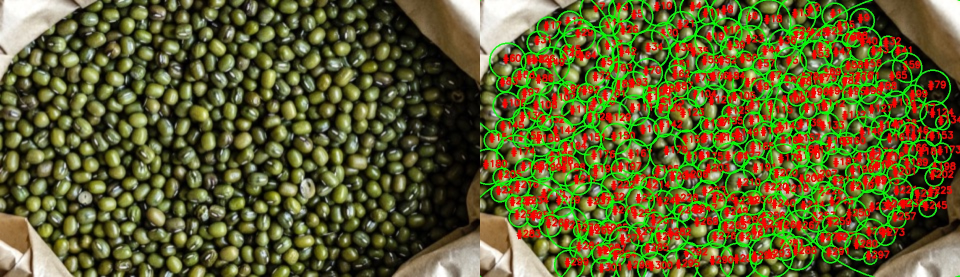
#> input picture task2/results/result1.jpg, 1920 x 554 px, given in place of count11.jpg, which was not available (shown at 1/2 size)
$ python main.py   (older library calls are emulated)
#> lines starting #> are read from the running program, lines starting #| are printed output that depends on the picture; after the words box and inside, x2 and y2 are one past the last pixel; in counts of white or black regions, pixels touching at a corner belong together; pictures that were not available may be replaced by others from this repository, and a replacement may not be noted
### task2/image_processor.py
import cv2
import numpy as np
import imutils
from task2.light_utils import reset_light
from skimage.feature import peak_local_max
from skimage.morphology import watershed
from scipy import ndimage


# [41 lines left out: functions check_rectangle, tilted_threshold, cv2clahe, not called in this run]


def crop_by_mask(img, mask2):
    img = img * mask2[:, :, np.newaxis]
    return img


def get_grab_mask(img, x1, y1, x2, y2):
    h, w = img.shape[:2]
    after = img.copy()
    mask = np.zeros((h, w), np.uint8)
    bgdModel = np.zeros((1, 65), np.float64)
    fgdModel = np.zeros((1, 65), np.float64)
    rect = (x1, y1, x2 - x1, y2 - y1)

    cv2.grabCut(after, mask, rect, bgdModel, fgdModel, 2, cv2.GC_INIT_WITH_RECT)
    mask2 = np.where((mask == 2) | (mask == 0), 0, 1).astype('uint8')

    return mask2


# [48 lines left out: functions get_mask, get_mask_2, get_mask_3, not called in this run]


def get_mask_4(img, threshold):
    if isinstance(threshold, list):
        img2 = tilted_threshold(img, threshold)
    else:
        img2 = cv2.threshold(img, threshold, 255, cv2.THRESH_BINARY)[1]

    return img2


def find_contours(img, thresh):
    # find contours in the thresholded image
    cnts = cv2.findContours(thresh.copy(), cv2.RETR_EXTERNAL, cv2.CHAIN_APPROX_SIMPLE)
    cnts = imutils.grab_contours(cnts)
    print("[INFO] {} unique contours found".format(len(cnts)))

    image = img.copy()

    # loop over the contours
    for (i, c) in enumerate(cnts):
        # draw the contour
        ((x, y), _) = cv2.minEnclosingCircle(c)
        cv2.putText(image, "#{}".format(i + 1), (int(x) - 10, int(y)),
                    cv2.FONT_HERSHEY_SIMPLEX, 0.6, (0, 0, 255), 1)
        cv2.drawContours(image, [c], -1, (0, 255, 0), 1)

    return len(cnts), image


# [22 lines left out: function analyse_connections, not called in this run]


def distance_transform(thresh):
    img2 = ndimage.distance_transform_edt(thresh)
    return img2


# [39 lines left out: functions subplot, draw_labels, not called in this run]


def preprocess(img, contrast, brightness):
    img = reset_light(img, contrast, brightness)
    img = cv2.cvtColor(img, cv2.COLOR_BGR2GRAY)
    return img


def open_img_1(path):
    img = cv2.imread(path)
    return img


# [154 lines left out: functions open_img_2, extraction_function_1, extraction_function_2, extraction_function_3, extraction_function_4, extraction_function_5 and 4 more, not called in this run]


def extraction_function_11(img):
    result = img.copy()
    h, w = img.shape[:2]
    x1, y1, x2, y2 = 10, 10, w - 10, h - 10

    # check_rectangle(img, x1, y1, x2, y2)
    grab_mask = get_grab_mask(img, x1, y1, x2, y2)
    img2 = crop_by_mask(img, grab_mask)
    #
    # img2 = cv2.fastNlMeansDenoising(img2, None, 31, 3, 10)
    img2 = preprocess(img2, 1, 0)
    mask = get_mask_4(img2, threshold=230)
    #
    kernel = np.ones((3, 3))
    # mask = cv2.fastNlMeansDenoising(mask, None, 3, 7, 16)
    mask = cv2.erode(mask, kernel, iterations=2)
    mask = cv2.dilate(mask, kernel, iterations=6)
    #
    cnts, img2 = find_contours(img, mask)

    return img2, cnts


extraction_functions = [extraction_function_1, extraction_function_2, extraction_function_3, extraction_function_4,
                        extraction_function_5, extraction_function_6, extraction_function_7, extraction_function_1,
                        extraction_function_9, extraction_function_10, extraction_function_11]

loading_functions = [open_img_1, open_img_2, open_img_1, open_img_1, open_img_1, open_img_1,
                     open_img_1, open_img_1, open_img_1, open_img_1, open_img_1]

### task2/light_utils.py
from __future__ import print_function
import numpy as np


def reset_light(image, alpha, beta):
    new_image = np.zeros(image.shape, image.dtype)

    # Do the operation new_image(i,j) = alpha*image(i,j) + beta
    # Instead of these 'for' loops we could have used simply:
    # new_image = cv.convertScaleAbs(image, alpha=alpha, beta=beta)
    # but we wanted to show you how to access the pixels :)

    for y in range(image.shape[0]):
        for x in range(image.shape[1]):
            for c in range(image.shape[2]):
                new_image[y, x, c] = np.clip(alpha * image[y, x, c] + beta, 0, 255)

    return new_image

### task2/main.py
from task2.image_processor import *


def save_result(images, i, cnts):
    if len(images[0].shape) == 2:
        images[0] = cv2.cvtColor(images[0], cv2.COLOR_GRAY2RGB)
    if len(images[1].shape) == 2:
        images[1] = cv2.cvtColor(images[1], cv2.COLOR_GRAY2RGB)

    h, w = images[1].shape[:2]
    images[0] = cv2.resize(images[0], (int(w), int(h)))

    result = np.concatenate(images, axis=1)
    cv2.imwrite("results/result{}.jpg".format(i), result)

    with open("results/result{}.txt".format(i), "w") as text_file:
        text_file.write("# of objects :{}".format(cnts))


def main():
    for i in [11]:
        path = "images/count{}.jpg".format(i)
        img1 = loading_functions[i - 1](path)
        img = img1.copy()
        result, cnts = extraction_functions[i - 1](img1)
        save_result([img, result], i, cnts)
#> this loop made 1 pass
#> cnts on pass 1: 0
#| [INFO] 0 unique contours found
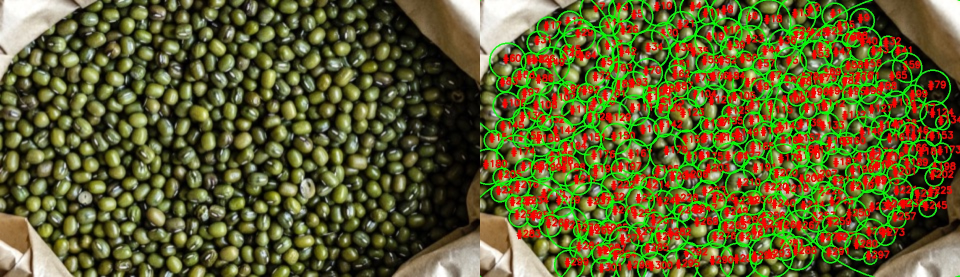
#> input picture task2/results/result1.jpg, 1920 x 554 px, given in place of count11.jpg, which was not available (shown at 1/2 size)
#> pass 1, in extraction_function_11, `grab_mask = get_grab_mask(img, x1, y1, x2, y2)`:
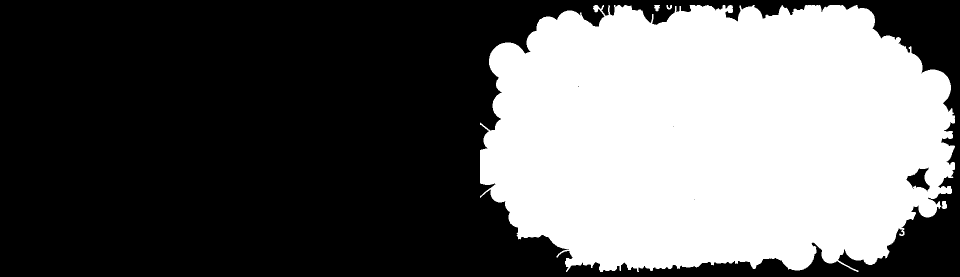
#> grab_mask: shape (554, 1920) (shown at 1/2 size); values 0 (black) and 1 (white), 39.8% white; 4 white regions, box (x1, y1, x2, y2) and area: (960, 10, 1910, 544) 423126, (1883, 402, 1894, 418) 138, (1308, 10, 1320, 23) 105, (1333, 10, 1344, 19) 65
#> pass 1, in crop_by_mask, `img = img * mask2[:, :, np.newaxis]`:
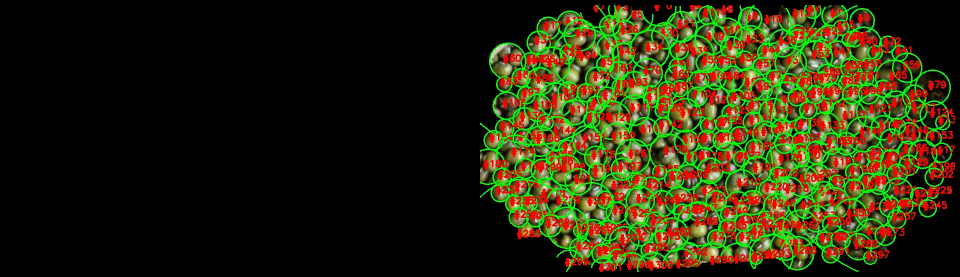
#> img: shape (554, 1920, 3) (shown at 1/2 size); mean of channels 0, 1, 2 12.4, 41.5, 42.7; drawn as B, G, R
#> pass 1, in preprocess, `img = cv2.cvtColor(img, cv2.COLOR_BGR2GRAY)`:
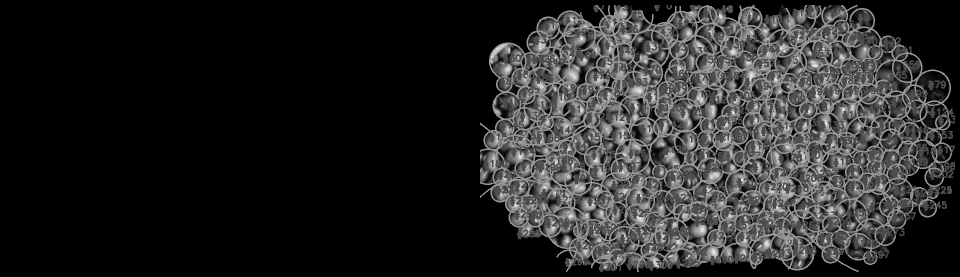
#> img: shape (554, 1920) (shown at 1/2 size); min 0, max 243, mean 38.5
#> pass 1, in get_mask_4, `img2 = cv2.threshold(img, threshold, 255, cv2.THRESH_BINARY)[1]`:
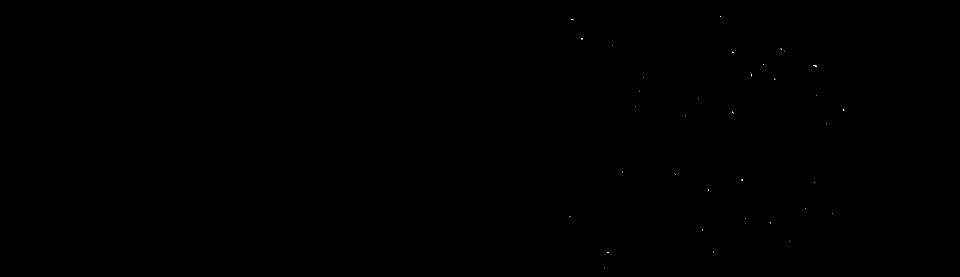
#> img2: shape (554, 1920) (shown at 1/2 size); 0.01% white in thin lines or dots, all inside (x1, y1, x2, y2) = (1139, 32, 1689, 535)
#> img1 is the input picture: shape (554, 1920, 3); mean B, G, R 46, 94.9, 95.8


if __name__ == "__main__":
    main()

$ run again, on task2/results/result4.jpg
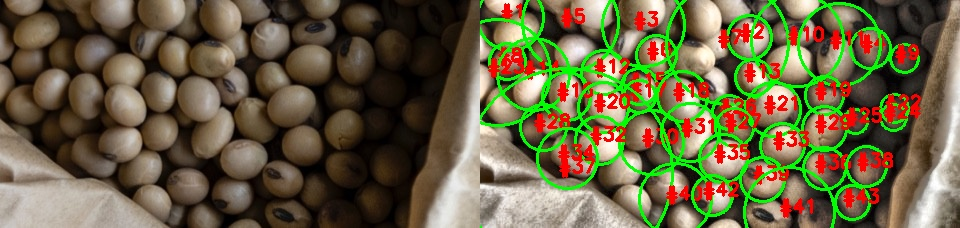
#> input picture task2/results/result4.jpg, 960 x 228 px, given in place of count11.jpg, which was not available
#> the loop in main, `for i in [11]:` made 1 pass
#> cnts on pass 1: 10
#> (printed output is left out)
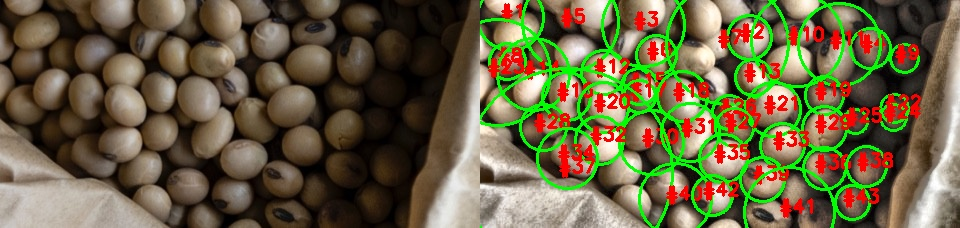
#> input picture task2/results/result4.jpg, 960 x 228 px, given in place of count11.jpg, which was not available
#> pass 1, in extraction_function_11, `grab_mask = get_grab_mask(img, x1, y1, x2, y2)`:
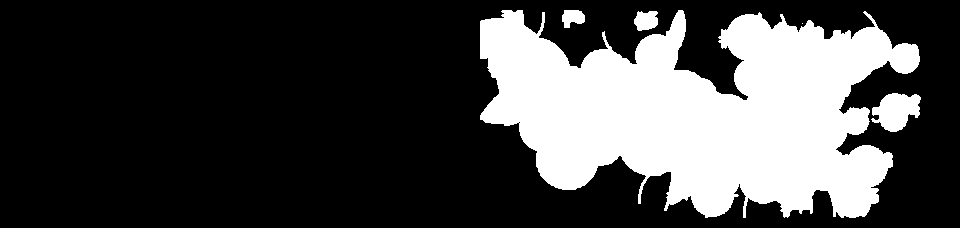
#> grab_mask: shape (228, 960); values 0 (black) and 1 (white), 27.4% white; 5 white regions (1 under 20 px), largest, box (x1, y1, x2, y2) and area: (480, 10, 920, 218) 58024, (871, 93, 921, 132) 1289, (634, 11, 658, 31) 381, (562, 10, 585, 28) 303
#> pass 1, in get_mask_4, `img2 = cv2.threshold(img, threshold, 255, cv2.THRESH_BINARY)[1]`:
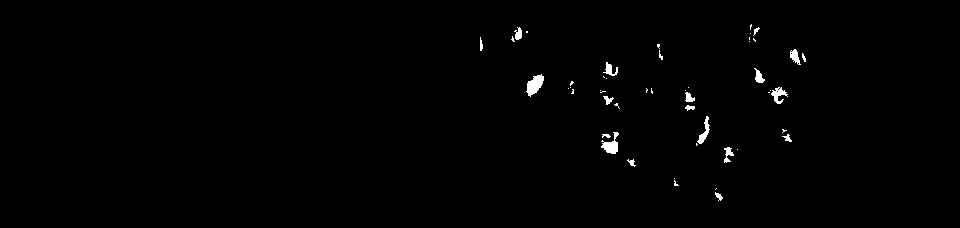
#> img2: shape (228, 960); 0.75% white; 49 white regions (29 under 20 px), largest, box (x1, y1, x2, y2) and area: (526, 74, 544, 97) 238, (601, 132, 619, 154) 197, (771, 87, 788, 104) 137
#> in main, img1 is the input picture: shape (228, 960, 3); mean B, G, R 66.4, 97.8, 104.7

$ run again, on task2/results/result5.jpg
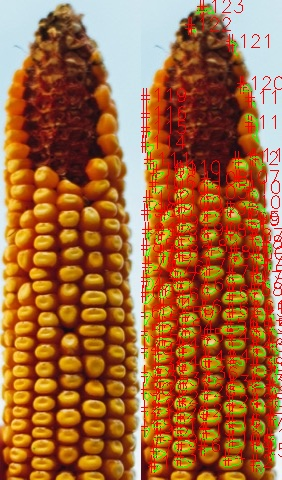
#> input picture task2/results/result5.jpg, 282 x 480 px, given in place of count11.jpg, which was not available
#> the loop in main, `for i in [11]:` made 1 pass
#> cnts on pass 1: 0
#> (printed output is left out)
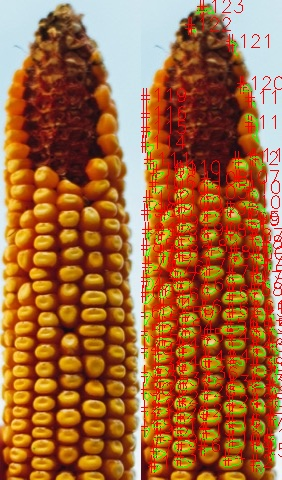
#> input picture task2/results/result5.jpg, 282 x 480 px, given in place of count11.jpg, which was not available
#> pass 1, in extraction_function_11, `grab_mask = get_grab_mask(img, x1, y1, x2, y2)`:
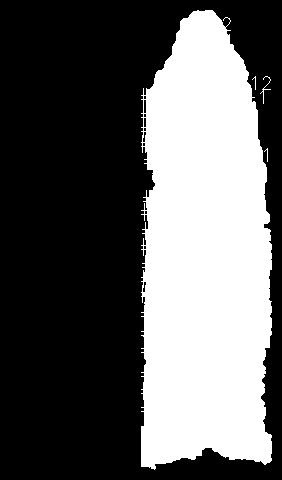
#> grab_mask: shape (480, 282); values 0 (black) and 1 (white), 37.2% white; 4 white regions (2 under 20 px), largest, box (x1, y1, x2, y2) and area: (141, 10, 272, 470) 50249, (260, 76, 271, 104) 45
#> pass 1, in preprocess, `img = cv2.cvtColor(img, cv2.COLOR_BGR2GRAY)`:
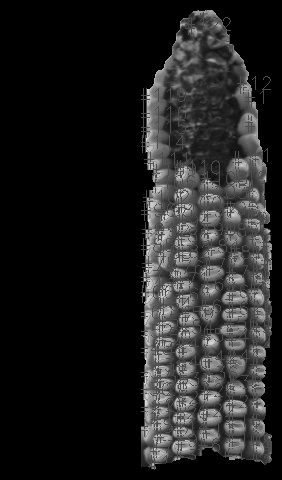
#> img: shape (480, 282); min 0, max 221, mean 33.2
#> in main, img1 is the input picture: shape (480, 282, 3); mean B, G, R 58.6, 104.2, 164.3
